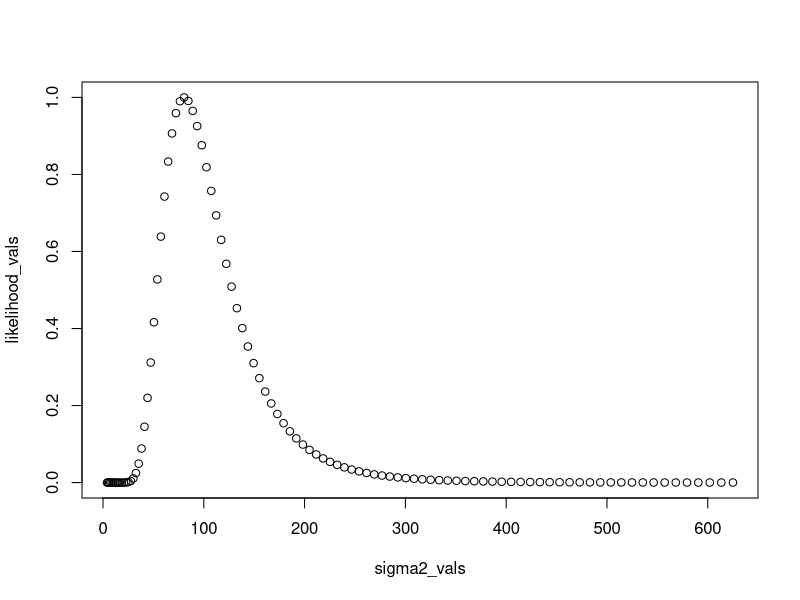

Reproduce this figure in R. (Note: this script raises an error after producing the figure.)
## ---- chunk 1

library(MASS)

# Dartboard region classifier
get_dartboard_region_vectorized <- function(x, y) {
  segment_numbers <- c(20, 1, 18, 4, 13, 6, 10, 15, 2, 17,
                       3, 19, 7, 16, 8, 11, 14, 9, 12, 5)
  segment_width <- 360 / 20
  
  bull_inner <- 6.35
  bull_outer <- 15.9
  triple_inner <- 99
  triple_outer <- 107
  double_inner <- 162
  double_outer <- 170

  r <- sqrt(x^2 + y^2)
  theta <- (90 - atan2(y, x) * 180 / pi) %% 360
  segment_idx <- floor(theta / segment_width) + 1
  segment <- segment_numbers[segment_idx]

  region <- character(length(x))
  region[r <= bull_inner] <- "Bull"
  region[r > bull_inner & r <= bull_outer] <- "Outer Bull"
  region[r > bull_outer & r <= triple_inner] <- paste0("S", segment[r > bull_outer & r <= triple_inner])
  region[r > triple_inner & r <= triple_outer] <- paste0("T", segment[r > triple_inner & r <= triple_outer])
  region[r > triple_outer & r <= double_inner] <- paste0("S", segment[r > triple_outer & r <= double_inner])
  region[r > double_inner & r <= double_outer] <- paste0("D", segment[r > double_inner & r <= double_outer])
  region[r > double_outer] <- "Miss"

  return(region)
}

# Simulate data from prior G
set.seed(123)
n_players <- 5
throws_per_player <- 10

lognormal_mean <- 5    # set mean of log(sigma^2)
lognormal_sd <- 0.5    # set sd of log(sigma^2)

# Sample sigma_i^2 from LogNormal
sigma2_i <- rlnorm(n_players, meanlog = lognormal_mean, sdlog = lognormal_sd)
sigma_i <- sqrt(sigma2_i)  # Standard deviations

# Simulate dart throws for each player
player_data <- list()

for (i in 1:n_players) {
  samples <- MASS::mvrnorm(throws_per_player, mu = c(0, 0), Sigma = diag(sigma_i[i]^2, 2))
  
  # Debugging: Show (x, y) coordinates
  cat(sprintf("Player %d (sigma = %.2f) coordinates:\n", i, sigma_i[i]))
  print(samples)
  
  regions <- get_dartboard_region_vectorized(samples[,1], samples[,2])
  player_data[[i]] <- list(samples = samples, regions = regions)
  
  # Region counts for player
  cat(sprintf("Player %d region counts:\n", i))
  print(table(regions))
  cat("\n")
}

# Optional: Combine all players' regions
all_regions <- unlist(lapply(player_data, function(p) p$regions))
overall_counts <- table(all_regions)
cat("Overall region counts:\n")
print(overall_counts)

## ---- chunk 2
library(stats4)
#fit our EB

#----convert this into Annuli data----

convert_regions_to_annuli <- function(region_counts) {
  annuli_counts <- rep(0, 6)  # Annuli 1 to 6
  
  for (region in names(region_counts)) {
    count <- region_counts[[region]]
    
    if (region == "Bull") {
      annuli_counts[1] <- annuli_counts[1] + count
    } else if (region == "Outer Bull") {
      annuli_counts[2] <- annuli_counts[2] + count
    } else if (startsWith(region, "T")) {
      annuli_counts[4] <- annuli_counts[4] + count
    } else if (startsWith(region, "D")) {
      annuli_counts[6] <- annuli_counts[6] + count
    } else if (startsWith(region, "S")) {
      # Single regions
      annuli_counts[3] <- annuli_counts[3] + count
    } else if (region == "Miss") {
      # Optionally ignore or lump separately
      next
    }
  }
  
  return(annuli_counts)
}

# Example usage
# Assume overall_counts is your 'table' from the previous step
annuli_counts <- convert_regions_to_annuli(overall_counts)
names(annuli_counts) <- paste0("Annulus_", 1:6)
print(annuli_counts)


#----compute the MLE prior----

# Radii for Bullseye annuli (mm)
bull_radii <- c(0, 6.35, 15.9, 99, 107, 162, 170)

# Exact annulus probability given a sigma^2
dart_annulus_probability <- function(r1, r2, sigma2) {
  pchisq(r2^2 / sigma2, df = 2) - pchisq(r1^2 / sigma2, df = 2)
}

# Log-likelihood function
log_likelihood_bull_ab <- function(a, b, observed_counts, radii = bull_radii, n_theta_samples = 5000) {
  if (a <= 0 || b <= 0) return(-Inf)

  # Sample theta from inverse-chi-squared(a, b)
  theta_samples <- b / rchisq(n_theta_samples, df = a)
  logL_total <- 0

  for (i in seq_along(observed_counts)) {
    n_obs <- observed_counts[i]
    if (n_obs == 0) next

    probs <- dart_annulus_probability(radii[i], radii[i+1], theta_samples)
    avg_prob <- mean(probs)
    avg_prob <- max(avg_prob, 1e-12)  # Numerical stability

    logL_total <- logL_total + n_obs * log(avg_prob)
  }
  
  return(logL_total)
}

# MLE wrapper
mle_bull_ab <- function(observed_counts, radii = bull_radii) {
  neg_log_likelihood <- function(a, b) {
    -log_likelihood_bull_ab(a, b, observed_counts, radii)
  }
  
  mle_result <- mle(neg_log_likelihood, start = list(a = 5, b = 1000), method = "L-BFGS-B", lower = c(0.1, 0.1))
  return(mle_result)
}

# --- Example usage ---

# Suppose your annuli counts are like this (after conversion):
observed_counts_bull <- annuli_counts

# Estimate (a, b)
set.seed(123)
mle_result <- mle_bull_ab(observed_counts_bull)
summary(mle_result)



#----compute the likelihoods----
# Exact annulus probability for given sigma^2
dart_annulus_probability <- function(r1, r2, sigma2) {
  pchisq(r2^2 / sigma2, df = 2) - pchisq(r1^2 / sigma2, df = 2)
}

# Function to compute LOG-likelihood first, then exp
log_likelihood_bull_given_sigma <- function(sigma2, observed_counts, radii = bull_radii) {
  log_likelihood <- 0
  
  for (i in seq_along(observed_counts)) {
    n_obs <- observed_counts[i]
    if (n_obs == 0) next

    prob_annulus <- dart_annulus_probability(radii[i], radii[i+1], sigma2)
    prob_annulus <- max(prob_annulus, 1e-12)  # Numerical stability to avoid log(0)

    log_likelihood <- log_likelihood + n_obs * log(prob_annulus)
  }
  
  return(log_likelihood)
}

# --- Example usage ---

# Suppose your annuli counts
observed_counts_bull <- c(2, 6, 2, 0, 0, 0)  # (n_1, ..., n_6)

sigma_vals <- seq(2, 25, length.out = 100)
sigma2_vals <- sigma_vals^2

log_likelihood_vals <- sapply(sigma2_vals, function(s2) {
  log_likelihood_bull_given_sigma(s2, observed_counts_bull)
}, USE.NAMES = FALSE)

likelihood_vals <- exp(log_likelihood_vals)
likelihood_vals <- likelihood_vals / max(likelihood_vals)  # Optional normalization

plot(sigma2_vals, likelihood_vals)

#----multiply to get the posterior----
mle_a <- coef(mle_result_bull)[["a"]]
mle_b <- coef(mle_result_bull)[["b"]]
prior <- dinvchisq(sigma2_vals, mle_a, mle_b)
unnormalized_posterior <- likelihood_vals * prior
normalized_posterior <- unnormalized_posterior / trapz(sigma2_vals, unnormalized_posterior)
plot(sigma2_vals, normalized_posterior)



#---calculate MAP ------
idx_max <- which.max(normalized_posterior)
sigma2_map <- sigma2_vals[idx_max]
cat("Posterior mode (MAP estimate of sigma^2):", sigma2_map, "\n")

## ---- chunk 3

#fit HW


#----generate psuedo counts------


#1) find \hat\alpha


#2) create psuedo-counts with the formula



#------fit MLE sigma_hat--------



## ---- chunk 4

#calculate risk across estimators

## ---- chunk 5

library(MASS)
library(ggplot2)
library(ggforce)

# Parameters
mu <- c(0, 0)
sigma <- 300
n_samples <- 100000

# Dartboard ring radii (mm)
bullseye_inner <- 6.35
bullseye_outer <- 15.9
triple_inner <- 99
triple_outer <- 107
double_inner <- 162
double_outer <- 170

# Generate dart throws from bivariate normal
samples <- MASS::mvrnorm(n_samples, mu = mu, Sigma = diag(sigma^2, 2))
df <- data.frame(x = samples[,1], y = samples[,2])

# Define dartboard rings
rings <- data.frame(
  x0 = 0,
  y0 = 0,
  r = c(bullseye_inner, bullseye_outer, triple_inner, triple_outer, double_inner, double_outer)
)

# Plot heatmap with rings overlay
ggplot(df, aes(x = x, y = y)) +
  stat_density_2d(aes(fill = ..level..), geom = "polygon", color = NA) +
  scale_fill_viridis_c() +
  geom_circle(data = rings, aes(x0 = x0, y0 = y0, r = r), 
              color = "white", linetype = "dashed", inherit.aes = FALSE) +
  coord_fixed() +
  labs(title = "Heatmap of Dart Landing Probabilities with Dartboard Rings",
       x = "X-coordinate (mm)", y = "Y-coordinate (mm)", fill = "Density Level") +
  theme_minimal()



## ---- chunk 6
library(ggplot2)

# Generate a grid of aim points (x, y) across the dartboard
x_vals <- seq(-200, 200, length.out = 100)
y_vals <- seq(-200, 200, length.out = 100)
grid <- expand.grid(x = x_vals, y = y_vals)

# Placeholder win probabilities (e.g., Gaussian bump around T20 at (0, 107))
grid$probability <- exp(-((grid$x)^2 + (grid$y - 107)^2) / (2 * 50^2))

# Plot heatmap
ggplot(grid, aes(x = x, y = y, fill = probability)) +
  geom_raster() +
  scale_fill_gradient(low = "white", high = "red") +
  coord_fixed() +
  theme_minimal() +
  labs(title = "Placeholder Win Probability Heatmap",
       x = "X-coordinate (mm)",
       y = "Y-coordinate (mm)",
       fill = "Win Probability") +
  theme(plot.title = element_text(hjust = 0.5))
